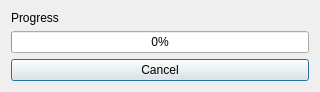
<?xml version="1.0" encoding="UTF-8"?>
<ui version="4.0">
 <class>Dialog</class>
 <widget class="QDialog" name="Dialog">
  <property name="geometry">
   <rect>
    <x>0</x>
    <y>0</y>
    <width>320</width>
    <height>60</height>
   </rect>
  </property>
  <property name="sizePolicy">
   <sizepolicy hsizetype="Fixed" vsizetype="Fixed">
    <horstretch>0</horstretch>
    <verstretch>0</verstretch>
   </sizepolicy>
  </property>
  <property name="windowTitle">
   <string>Progress</string>
  </property>
  <layout class="QVBoxLayout" name="verticalLayout">
    <item>
        <widget class="QLabel" name="infoText">
            <property name="text">
            <string>Progress</string>
            </property>
        </widget>
        </item>
        <item>
        <widget class="QProgressBar" name="progressBar">
            <property name="value">
            <number>0</number>
            </property>
            <property name="textVisible">
            <bool>true</bool>
            </property>
            <property name="invertedAppearance">
            <bool>false</bool>
            </property>
        </widget>   
    </item>     
     <item>
      <layout class="QVBoxLayout" name="PlotVerticalLayout"/>
     </item>
     <item>
      <widget class="QPushButton" name="cancelButton">
       <property name="text">
        <string>Cancel</string>
       </property>
      </widget>
     </item>
  </layout>
 </widget>
 <resources/>
 <connections/>
</ui>
